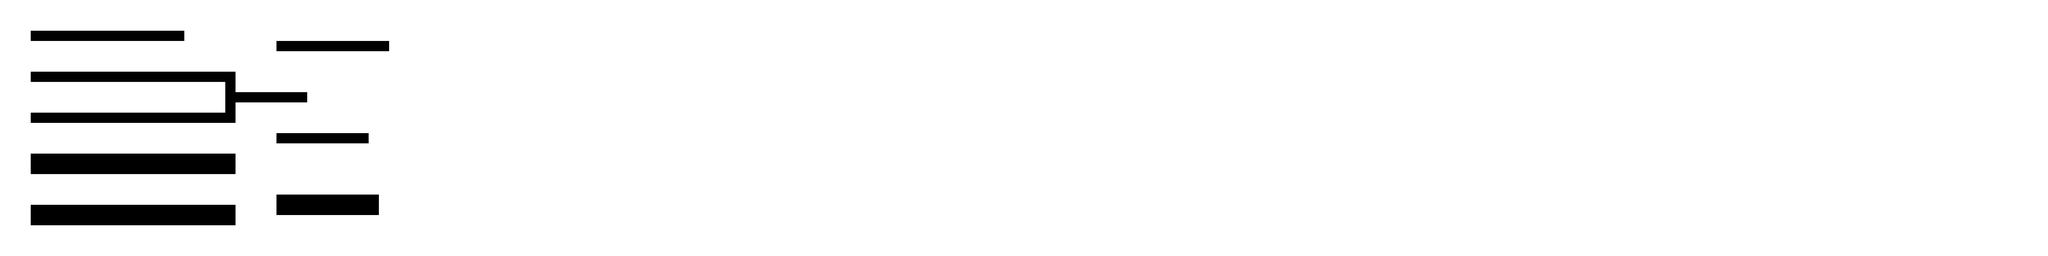

A 2D game scene composited from a Tiled map and its tileset images. What follows is a short description and the map's XML, with each tile layer's data collapsed to a summary:
An orthogonal 200x25 tile map with 32x32 px tiles, 2 tile layers (White, Black), 2 tilesets.

<map version="1.0" tiledversion="1.0.3" orientation="orthogonal" renderorder="right-down" width="200" height="25" tilewidth="32" tileheight="32" nextobjectid="1">
 <tileset firstgid="1" name="tileTestWhite" tilewidth="32" tileheight="32" tilecount="1" columns="1">
  <image source="../images/tileTestWhite.png" width="32" height="32" />
 </tileset>
 <tileset firstgid="2" name="tileTestBlack" tilewidth="32" tileheight="32" tilecount="1" columns="1">
  <image source="../images/tileTestBlack.png" width="32" height="32" />
 </tileset>
 <layer name="White" width="200" height="25">
  <data>[5000 cells, 5000 non-empty, 1 distinct tile ids]</data>
 </layer>
 <layer name="Black" width="200" height="25">
  <data>[5000 cells, 185 non-empty, 1 distinct tile ids]</data>
 </layer>
</map>
